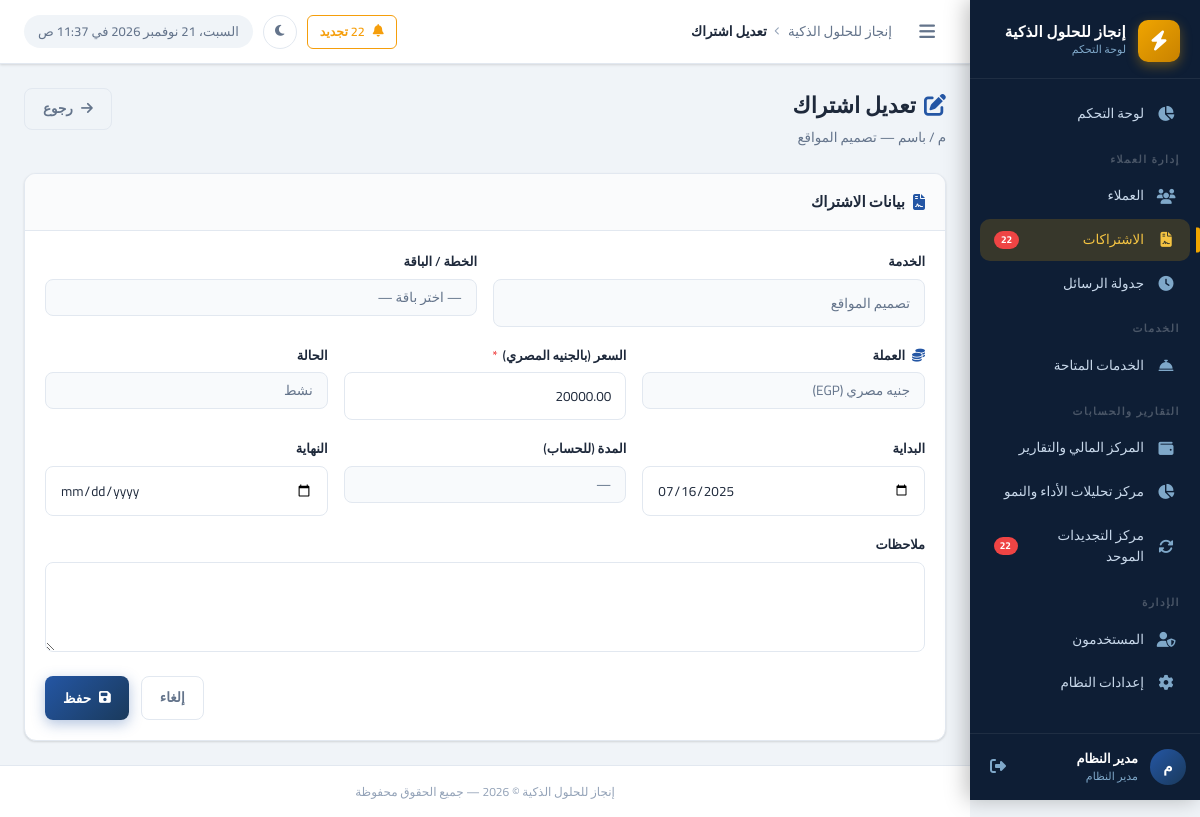
Page /subscriptions/edit.php?id=2 (signed in) on the committed database.
### tables this page shows
CREATE TABLE `client_subscriptions` (
  `id` int UNSIGNED NOT NULL,
  `client_id` int UNSIGNED NOT NULL,
  `service_id` int UNSIGNED NOT NULL,
  `plan_name` varchar(200) DEFAULT NULL COMMENT 'اسم الخطة (مثل: أساسية، بريميوم)',
  `currency` varchar(10) NOT NULL DEFAULT 'EGP',
  `original_price` decimal(12,2) DEFAULT NULL,
  `price` decimal(10,2) NOT NULL DEFAULT '0.00' COMMENT 'سعر الاشتراك الفعلي',
  `start_date` date DEFAULT NULL,
  `end_date` date DEFAULT NULL,
  `status` enum('active','expired','cancelled','pending') NOT NULL DEFAULT 'active',
  `notes` text,
  `created_by` int UNSIGNED DEFAULT NULL,
  `created_at` datetime NOT NULL DEFAULT CURRENT_TIMESTAMP,
  `updated_at` datetime NOT NULL DEFAULT CURRENT_TIMESTAMP ON UPDATE CURRENT_TIMESTAMP
);

CREATE TABLE `clients` (
  `id` int UNSIGNED NOT NULL,
  `name` varchar(200) NOT NULL COMMENT 'اسم العميل',
  `company_name` varchar(200) DEFAULT NULL COMMENT 'اسم الشركة',
  `mobile` varchar(20) NOT NULL COMMENT 'رقم الموبايل',
  `mobile_2` varchar(20) DEFAULT NULL COMMENT 'رقم موبايل إضافي',
  `activity` varchar(200) DEFAULT NULL COMMENT 'النشاط التجاري',
  `country` varchar(10) NOT NULL DEFAULT 'EG',
  `domain` varchar(255) DEFAULT NULL,
  `domain_provider` varchar(100) DEFAULT NULL,
  `username_note` varchar(200) DEFAULT NULL COMMENT 'اسم المستخدم (للإشارة)',
  `server_panel` varchar(100) NOT NULL DEFAULT 'cp.enjaz.cloud',
  `email` varchar(200) DEFAULT NULL,
  `address` text,
  `notes` text,
  `status` tinyint(1) NOT NULL DEFAULT '1' COMMENT '1=نشط, 0=موقوف',
  `created_by` int UNSIGNED DEFAULT NULL,
  `created_at` datetime NOT NULL DEFAULT CURRENT_TIMESTAMP,
  `updated_at` datetime NOT NULL DEFAULT CURRENT_TIMESTAMP ON UPDATE CURRENT_TIMESTAMP
);

CREATE TABLE `services` (
  `id` int UNSIGNED NOT NULL,
  `name` varchar(200) NOT NULL COMMENT 'اسم الخدمة',
  `description` text,
  `default_price` decimal(10,2) NOT NULL DEFAULT '0.00',
  `duration_months` int NOT NULL DEFAULT '12' COMMENT 'مدة الاشتراك الافتراضية بالأشهر',
  `status` tinyint(1) NOT NULL DEFAULT '1',
  `created_by` int UNSIGNED DEFAULT NULL,
  `created_at` datetime NOT NULL DEFAULT CURRENT_TIMESTAMP,
  `sort_order` int NOT NULL DEFAULT '0'
);

### includes/functions.php (called while the page is built, shortened)
<?php
function getSupportedCurrencies(): array {
    return [
        'EGP' => ['label' => 'جنيه مصري (EGP)', 'symbol' => 'ج.م', 'name' => 'جنيه'],
        'SAR' => ['label' => 'ريال سعودي (SAR)', 'symbol' => 'ر.س', 'name' => 'ريال'],
        'AED' => ['label' => 'درهم إماراتي (AED)', 'symbol' => 'د.إ', 'name' => 'درهم'],
        'USD' => ['label' => 'دولار أمريكي (USD)', 'symbol' => '$', 'name' => 'دولار'],
        'KWD' => ['label' => 'دينار كويتي (KWD)', 'symbol' => 'د.ك', 'name' => 'دينار كويتي'],
        'QAR' => ['label' => 'ريال قطري (QAR)', 'symbol' => 'ر.ق', 'name' => 'ريال قطري'],
        'OMR' => ['label' => 'ريال عماني (OMR)', 'symbol' => 'ر.ع', 'name' => 'ريال عماني'],
        'BHD' => ['label' => 'دينار بحريني (BHD)', 'symbol' => 'د.ب', 'name' => 'دينار بحريني'],
    ];
}
function e(mixed $value): string {
    return htmlspecialchars((string)$value, ENT_QUOTES, 'UTF-8');
}

### subscriptions/edit.php (the view, shortened to what this page needs)
<?php
$db  = getDB();
$id  = (int)($_GET['id'] ?? 0);
$stmt = $db->prepare("SELECT cs.*, s.name as service_name, c.name as client_name, c.domain, c.domain_provider FROM client_subscriptions cs JOIN services s ON s.id=cs.service_id JOIN clients c ON c.id=cs.client_id WHERE cs.id=?");
$stmt->execute([$id]);
$sub = $stmt->fetch();
$isDomainService = (mb_strpos($sub['service_name'], 'دومين') !== false || mb_strpos(mb_strtolower($sub['service_name']), 'domain') !== false);
$plans = $db->prepare("SELECT * FROM service_plans WHERE service_id = ? AND status = 1 ORDER BY sort_order ASC, price ASC");
$plans->execute([$sub['service_id']]);
$plans = $plans->fetchAll();
$srvStmt = $db->prepare("SELECT duration_months FROM services WHERE id = ?");
$srvStmt->execute([$sub['service_id']]);
$srv = $srvStmt->fetch();
$serviceDuration = $srv ? (int)$srv['duration_months'] : 12;
$formData = $sub;
require_once INCLUDES_PATH . '/header.php';
?>
<div class="page-header">
  <div class="page-header-text">
    <h1 class="page-title"><i class="fas fa-edit" style="color:var(--primary-light);margin-left:8px;"></i>تعديل اشتراك</h1>
    <p class="page-subtitle"><?= e($sub['client_name']) ?> — <?= e($sub['service_name']) ?></p>
  </div>
  <div class="page-actions">
    <a href="../clients/view.php?id=<?= $sub['client_id'] ?>" class="btn btn-outline"><i class="fas fa-arrow-right"></i> رجوع</a>
  </div>
</div>
<div class="card">
  <div class="card-header"><span class="card-title"><i class="fas fa-file-contract"></i> بيانات الاشتراك</span></div>
  <div class="card-body">
    <form method="POST" action="edit.php?id=<?= $id ?>" data-validate>
      <div class="form-row">
        <div class="form-group">
          <label class="form-label">الخدمة</label>
          <input type="text" class="form-control" value="<?= e($sub['service_name']) ?>" readonly>
        </div>
        <div class="form-group">
          <label class="form-label" for="plan_name"><?= $isDomainService ? 'اسم الدومين المحجوز' : 'الخطة / الباقة' ?></label>
          <?php if (!empty($plans) && !$isDomainService):
          ?>
            <select id="plan_name" name="plan_name" class="form-control" onchange="updatePriceFromPlan(this)">
              <option value="" data-price="0.00" data-currency="EGP" data-orig-price="">— اختر باقة —</option>
            </select>
          <?php else: ?>
            <input type="text" id="plan_name" name="plan_name" class="form-control" value="<?= e($formData['plan_name']) ?>">
          <?php endif; ?>
        </div>
      </div>
      <div class="form-row">
        <div class="form-group">
          <label class="form-label" for="sub_currency"><i class="fas fa-coins" style="margin-left:4px;color:var(--primary-light);"></i> العملة</label>
          <select id="sub_currency" name="currency" class="form-control" onchange="onSubCurrencyChange(this.value)">
            <?php
            $subCurr = $formData['currency'] ?? 'EGP';
            foreach (getSupportedCurrencies() as $cCode => $cData):
            ?>
              <option value="<?= e($cCode) ?>" <?= $subCurr === $cCode ? 'selected' : '' ?>><?= e($cData['label']) ?></option>
            <?php endforeach; ?>
          </select>
        </div>
        <div class="form-group">
          <label class="form-label" for="price" id="label_sub_price"><?= $subCurr !== 'EGP' ? 'المقابل بالجنيه المصري' : 'السعر (بالجنيه المصري)' ?> <span class="required">*</span></label>
          <input type="number" id="price" name="price" class="form-control" step="0.01" min="0" value="<?= $formData['price'] ?>" required>
        </div>
        <div class="form-group">
          <label class="form-label" for="sub_status">الحالة</label>
          <select id="sub_status" name="status" class="form-control">
            <option value="active" <?= $formData['status']==='active'?'selected':'' ?>>نشط</option>
          </select>
        </div>
      </div>
      <div class="form-row">
        <div class="form-group">
          <label class="form-label" for="start_date">البداية <?= $serviceDuration > 0 ? '<span class="required">*</span>' : '' ?></label>
          <input type="date" id="startDate" name="start_date" class="form-control" value="<?= $formData['start_date'] ?>" <?= $serviceDuration > 0 ? 'required' : '' ?>>
        </div>
        <div class="form-group">
          <label class="form-label">المدة (للحساب)</label>
          <select id="durationMonths" class="form-control">
            <option value="0" <?= $serviceDuration === 0 ? 'selected' : '' ?>>—</option>
          </select>
        </div>
        <div class="form-group">
          <label class="form-label" for="end_date">النهاية <?= $serviceDuration > 0 ? '<span class="required">*</span>' : '' ?></label>
          <input type="date" id="endDate" name="end_date" class="form-control" value="<?= $formData['end_date'] ?>" <?= $serviceDuration > 0 ? 'required' : '' ?>>
        </div>
      </div>
      <div class="form-group">
        <label class="form-label" for="edit_notes">ملاحظات</label>
        <textarea id="edit_notes" name="notes" class="form-control" rows="2"><?= e($formData['notes']) ?></textarea>
      </div>
      <div style="display:flex;gap:12px;justify-content:flex-end;">
        <a href="../clients/view.php?id=<?= $sub['client_id'] ?>" class="btn btn-outline">إلغاء</a>
        <button type="submit" class="btn btn-primary"><i class="fas fa-save"></i> حفظ</button>
      </div>
    </form>
  </div>
</div>
<?php require_once INCLUDES_PATH . '/footer.php'; ?>

### assets/css/style.css (style rules this page uses)
:root { --primary: #1a3a5c; --primary-light: #2456a4; --primary-dark: #0e2340; --accent: #f0a500; --accent-light: #f5c442; --accent-dark: #c88200; --success: #22c55e; --success-light: #dcfce7; --warning: #f59e0b; --warning-light: #fef3c7; --danger: #ef4444; --danger-light: #fee2e2; --info: #3b82f6; --info-light: #dbeafe; --secondary: #6b7280; --secondary-light:#f3f4f6; --sidebar-bg: #0e1e35; --sidebar-width: 230px; --sidebar-item-hover: rgba(240, 165, 0, 0.12); --sidebar-active-bg: rgba(240, 165, 0, 0.18); --sidebar-text: #c8d8ea; --sidebar-icon: #7fa8c9; --topbar-height: 64px; --content-bg: #f0f4f8; --card-bg: #ffffff; --border-color: #e2e8f0; --border-radius: 12px; --border-radius-sm: 8px; --border-radius-lg: 16px; --font-family: 'Cairo', sans-serif; --text-primary: #1e293b; --text-secondary: #64748b; --text-muted: #94a3b8; --shadow-sm: 0 1px 3px rgba(0,0,0,.08), 0 1px 2px rgba(0,0,0,.06); --shadow-md: 0 4px 6px rgba(0,0,0,.07), 0 2px 4px rgba(0,0,0,.06); --shadow-lg: 0 10px 25px rgba(0,0,0,.1), 0 4px 10px rgba(0,0,0,.05); --shadow-xl: 0 20px 40px rgba(0,0,0,.12); --transition: all .22s cubic-bezier(.4,0,.2,1); }
*, *::before, *::after { box-sizing: border-box; margin: 0; padding: 0; }
html { direction: rtl; font-size: 13px; scroll-behavior: smooth; overflow-x: hidden; }
body { font-family: var(--font-family); background: var(--content-bg); color: var(--text-primary); min-height: 100vh; overflow-x: hidden; line-height: 1.6; }
a { color: var(--primary-light); text-decoration: none; transition: var(--transition); }
.page-header { display: flex; align-items: flex-start; justify-content: space-between; margin-bottom: 24px; gap: 16px; flex-wrap: wrap; }
.page-header-text .page-title { font-size: 22px; font-weight: 800; color: var(--text-primary); margin-bottom: 4px; }
.page-header-text .page-subtitle { font-size: 13.5px; color: var(--text-secondary); }
.page-actions { display: flex; gap: 10px; align-items: center; flex-wrap: wrap; }
.card { background: var(--card-bg); border-radius: var(--border-radius); border: 1px solid var(--border-color); box-shadow: var(--shadow-sm); overflow: hidden; transition: var(--transition); }
.card-header { display: flex; align-items: center; justify-content: space-between; padding: 16px 20px; border-bottom: 1px solid var(--border-color); background: #fafbfc; gap: 12px; }
.card-title { font-size: 15px; font-weight: 700; color: var(--text-primary); display: flex; align-items: center; gap: 8px; }
.card-title i { color: var(--primary-light); font-size: 16px; }
.card-body { padding: 20px; }
.btn { display: inline-flex; align-items: center; gap: 8px; padding: 9px 18px; border-radius: var(--border-radius-sm); font-family: var(--font-family); font-size: 13.5px; font-weight: 600; cursor: pointer; border: none; outline: none; transition: var(--transition); white-space: nowrap; text-decoration: none; }
.btn-primary { background: linear-gradient(135deg, var(--primary-light), var(--primary)); color: #fff; box-shadow: 0 4px 14px rgba(36,86,164,.35); }
.btn-outline { background: transparent; border: 1.5px solid var(--border-color); color: var(--text-secondary); }
.form-group { margin-bottom: 18px; }
.form-label { display: block; font-size: 13px; font-weight: 600; color: var(--text-primary); margin-bottom: 7px; }
.form-label .required { color: var(--danger); margin-right: 2px; }
.form-control { width: 100%; padding: 10px 14px; border: 1.5px solid var(--border-color); border-radius: var(--border-radius-sm); font-family: var(--font-family); font-size: 13.5px; color: var(--text-primary); background: #fff; transition: var(--transition); outline: none; direction: rtl; }
.form-control:read-only { background: #f8fafc; color: var(--text-secondary); }
select.form-control { cursor: pointer; appearance: none; background-repeat: no-repeat; background-position: left 12px center; padding-left: 36px; }
textarea.form-control { resize: vertical; min-height: 90px; }
.form-row { display: grid; grid-template-columns: repeat(auto-fit, minmax(220px, 1fr)); gap: 16px; }
.btn { transition: all 0.2s cubic-bezier(0.4, 0, 0.2, 1); }

### rows in the picture
client_subscriptions: client.name "م / باسم", service.name "تصميم المواقع", currency "جنيه مصري (EGP)", price "20000.00", status "نشط", start_date "07/16/2025"
services: duration_months "—"

### other values in the picture
$companyName "إنجاز للحلول الذكية"
$renewalCount "22"
$userInitial "م"
$userName "مدير النظام"
$userRole "مدير النظام"
$pageTitle "تعديل اشتراك"
